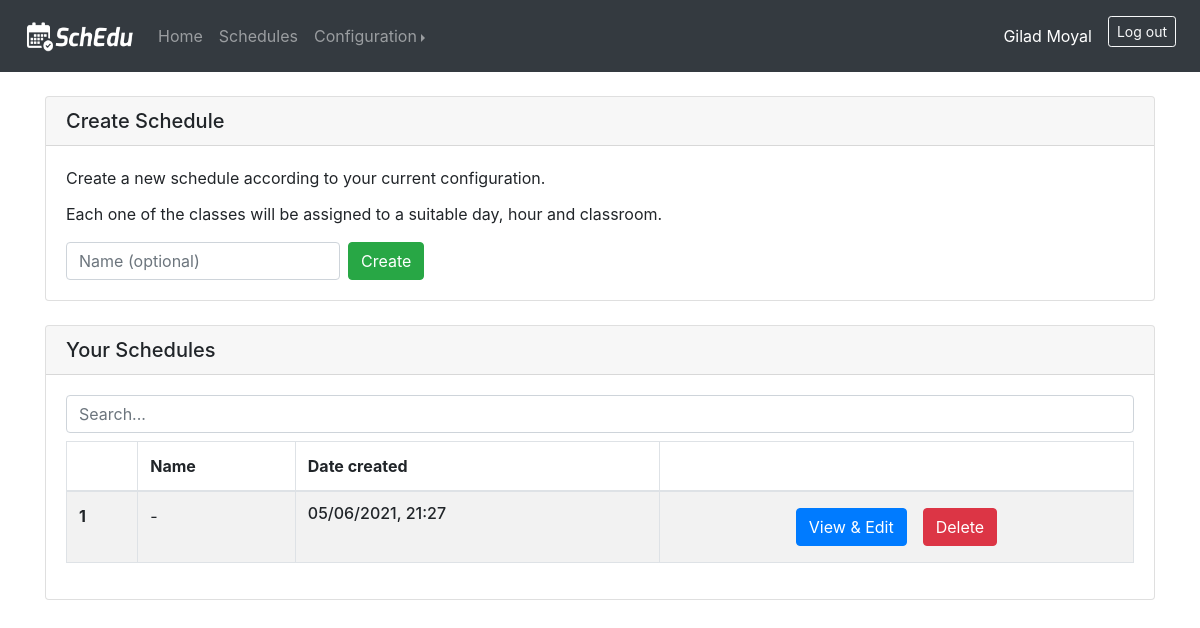
/schedules (signed in), run on an earlier commit of the app's database.
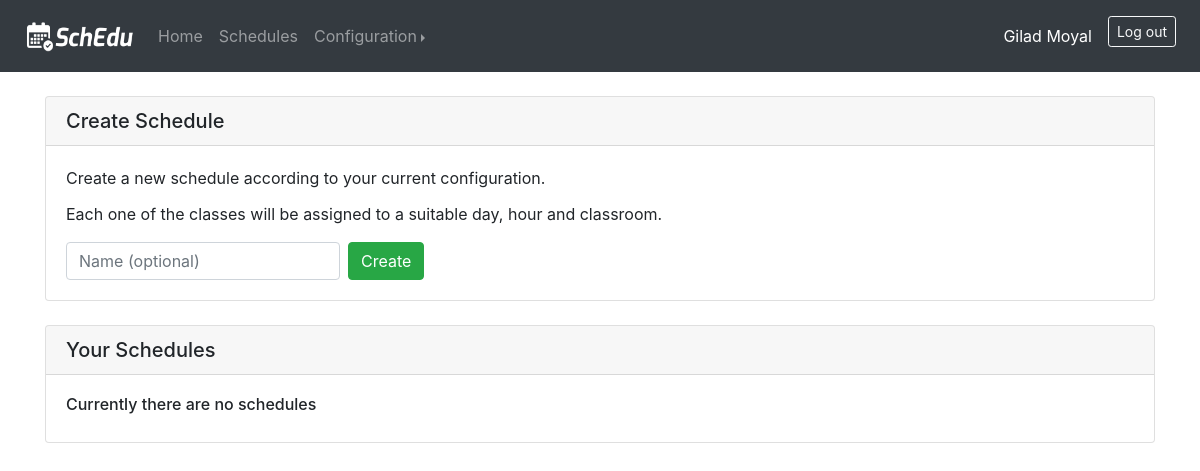
And on a later commit of the database.
### web_app/models.py (models this page shows)
class User(db.Model, UserMixin):
    id = db.Column(db.Integer, primary_key=True)
    email = db.Column(db.String(150), unique=True)
    name = db.Column(db.String(150))
    password = db.Column(db.String(150))
    classtimes = db.relationship('ClassTime', backref='user')
    days = db.relationship('Day', backref='user')
    classrooms = db.relationship('Classroom', backref='user')
    equipments = db.relationship('Equipment', backref='user')
    subjects = db.relationship('Subject', backref='user')
    students_groups = db.relationship('StudentsGroup', backref='user')
    teachers = db.relationship('Teacher', backref='user')
    classes = db.relationship('CourseClass', backref='user')
    schedules = db.relationship('Schedule', backref='user')

class Schedule(db.Model):
    schedule_id = db.Column(db.Integer, primary_key=True)
    name = db.Column(db.String(20))  # Can be None if the user chooses not to enter a name.
    classes = db.relationship('CourseClass', backref='schedule')
    user_id = db.Column(db.Integer, db.ForeignKey('user.id'))
    classtimes = db.relationship('ClassTime', backref='schedule')  # Assigned to the database sorted by index
    days = db.relationship('Day', backref='schedule')  # Assigned to the database sorted by index
    classrooms = db.relationship('Classroom', backref='schedule')
    equipments = db.relationship('Equipment', backref='schedule')
    subjects = db.relationship('Subject', backref='schedule')
    students_groups = db.relationship('StudentsGroup', backref='schedule')
    teachers = db.relationship('Teacher', backref='schedule')
    classes = db.relationship('CourseClass', backref='schedule')
    date_created = db.Column(db.DateTime)

### web_app/views.py (the view)
@views.route('/schedules', methods=['GET', 'POST'])
@login_required
def schedules():
    if request.method == 'POST':
        session["schedule_id"] = request.form['id']
        return redirect(url_for('views.show_schedule'))
    sorted_schedules = []
    sorted_schedules = sorted(current_user.schedules, key=get_datetime, reverse=True)  # Schedules sorted by date, latest first.
    return render_template('schedules.html', user=current_user, schedules=sorted_schedules)

### web_app/views.py (called while the page is built)
def get_datetime(schedule):
    return schedule.date_created

### web_app/templates/schedules.html (shortened to what this page needs)
{% extends 'base.html' %}
{% block body %}
<br>
<div class="card">
    <h5 class="card-header">Create Schedule</h5>
    <div class="card-body">
        <p class="card-title">Create a new schedule according to your current configuration.</p>
        <p class="card-text">Each one of the classes will be assigned to a suitable day, hour and classroom.</p>
        <form autocomplete="off" id="create_schedule" class="form-inline" action="{{ url_for('algorithm.create_schedule') }}" method='POST'>
            <div class="form-group mr-2">
                <input type="text" class="form-control" name="name" id="name" placeholder="Name (optional)">
            </div>
            <div class="form-group">
                <button id="btnFetch" type="submit" class="btn btn-success">Create</button>
            </div>
        </form>
    </div>
</div>
<br>
<div class="card">
    <h5 class="card-header">Your Schedules</h5>
    <div class="card-body">
        {% if schedules|length > 0 %}
            <input class="form-control mb-2" id="myInput" type="text" placeholder="Search...">
            <div class="table-responsive-md">
                <table class="table table-bordered table-striped">
                    <thead>
                    <tr>
                        <th scope="col"></th>
                        <th scope="col">Name</th>
                        <th scope="col">Date created</th>
                        <th scope="col"></th>
                    </tr>
                    </thead>
                    <tbody id="myTable">
                        {% set ns = namespace(index=1) %}
                        {% for schedule in schedules %}
                            <tr>
                                <th scope="row">{{ ns.index }}</th>
                                {% if schedule.name %}
                                    <td>{{ schedule.name }}</td>
                                {% else %}
                                <td>-</td>
                                {% endif %}
                                <td><h6>{{ schedule.date_created.strftime("%d/%m/%Y, %H:%M") }}</h6></td>
                                <td>
                                    <div class="row justify-content-center">
                                        <form method="post" action="{{ url_for('views.schedules') }}">
                                            <button class="btn btn-primary ml-2 mr-2 mt-1 mb-1" type="submit">View & Edit</button>
                                        </form>
                                        <form method="post" action="{{ url_for('views.delete_schedule') }}">
                                            <button class="btn btn-danger ml-2 mr-2 mt-1 mb-1" type="submit">Delete</button>
                                        </form>
                                    </div>
                                </td>
                            </tr>
                            {% set ns.index = ns.index + 1 %}
                        {% endfor %}
                    </tbody>
                </table>
            </div>
        {% else %}
            <h6>Currently there are no schedules</h6>
        {% endif %}
    </div>
</div>
{% endblock %}

### web_app/templates/base.html (shortened to what this page needs)
<!DOCTYPE html>
<html lang="en">
<head>
    <link rel="stylesheet" href="https://stackpath.bootstrapcdn.com/bootstrap/4.3.1/css/bootstrap.min.css">
    <link rel="stylesheet" href="https://cdn.jsdelivr.net/npm/bootstrap-select@1.13.14/dist/css/bootstrap-select.min.css">
</head>
<body>
    <nav class="navbar navbar-expand-lg navbar-dark bg-dark">
        <a class="navbar-brand ml-2" href="{{url_for('views.home')}}">
          <img src="/static/photos/navbarLogo.png" width="110" height="32" alt="">
        </a>
        <div class="collapse navbar-collapse" id="navbar">
          {% if user.is_authenticated %}
            <ul class="navbar-nav mr-auto">
              <li class="nav-item">
                <a class="nav-link" href="{{url_for('views.home')}}">Home <span class="sr-only">(current)</span></a>
              </li>
              <li class="nav-item">
                <a class="nav-link" href="{{ url_for('views.schedules') }}">Schedules</a>
              </li>
              <li class="nav-item dropdown">
                <div class="btn-group dropright">
                  <a class="nav-link dropdown-toggle" href="http://example.com" id="dropdown01" data-toggle="dropdown" aria-haspopup="true" aria-expanded="false">Configuration</a>
                </div>
              </li>
            </ul>
            <ul class="navbar-nav ml-auto">
              <li class="nav-item active">
                <a class="nav-link mr-2 mt-2 mb-2">{{ user.name }}<span class="sr-only">(current)</span></a>
              </li>
              <li class="nav-item">
                <a class="btn btn-outline-light mr-2 mt-2 mb-2 btn-sm" href="{{ url_for('auth.logout') }}">Log out</a>
              </li>
            </ul>
          {% endif %}
        </div>
    </nav>
    <div class="container">
      {% block body %} {% endblock %}
    </div>
</body>
</html>

What changed in the data, as far as the page shows it:
removed Schedule: index "1", date_created "05/06/2021, 21:27"
Also different on the page:
text no longer shown: "Name Date created"
text now shown: "Currently there are no schedules"
